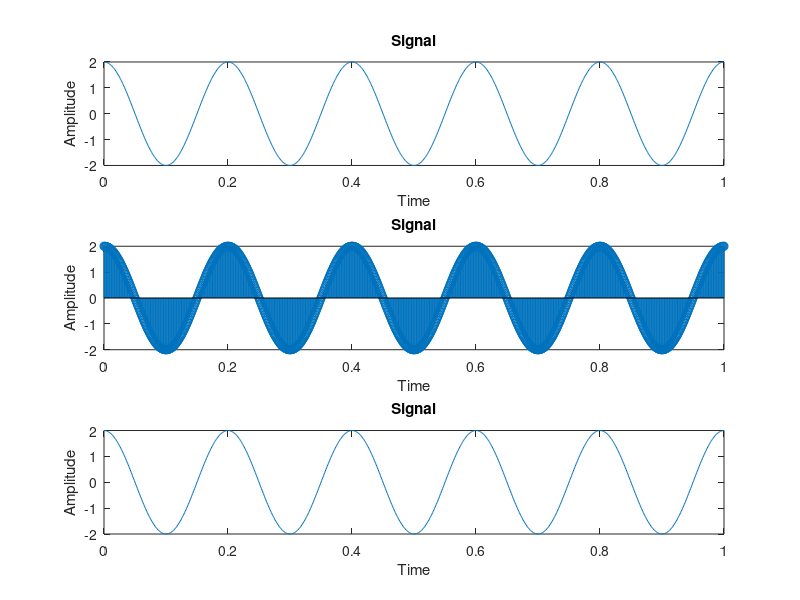

The MATLAB script that drew this image:
Fs=1000;  %sampling frequency
T=1/Fs;
t_cont=0:0.001:1;

%signal
m = 2 * cos(2*pi*5*t_cont);

%sampled signal
t_sample = 0:T:1;
sample = 2*cos(2*pi*5*t_sample);

%reconstruction
recons_zoh=zeros(1,length(t_cont));
for i = 1:length(t_sample)
    index = find(t_cont>=t_sample(i),1,"first");
    recons_zoh(index)=sample(i);
end

recons_linear = interp1(t_sample,sample,t_cont,"linear");

figure;
subplot(3,1,1);
plot(t_cont, m); %signal plot
title('Signal');
xlabel('Time');
ylabel('Amplitude');

subplot(3,1,2);
stem(t_sample,sample); %sample signal plot
title('Signal');
xlabel('Time');
ylabel('Amplitude');

subplot(3,1,3);
plot(t_cont,recons_linear); %reconstr signal plot
title('Signal');
xlabel('Time');
ylabel('Amplitude');